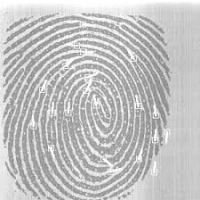
#> input picture database/1.png, 200 x 200 px, found by its file name
$ python main.py
#> lines starting #> are read from the running program, lines starting #| are printed output that depends on the picture; after the words box and inside, x2 and y2 are one past the last pixel; in counts of white or black regions, pixels touching at a corner belong together
### preprocess.py
import numpy as np
from scipy.stats import multivariate_normal
from sklearn.cluster import KMeans
import cv2
np.random.seed(0)

def EM_Segmentation(data, parameters, epsilon):
    mean_1 = parameters['mean_1']
    mean_2 = parameters['mean_2']
    covariance_1 = parameters['covariance_1']
    covariance_2 = parameters['covariance_2']
    mixing_coefficient_1 = parameters['mixing_coefficient_1']
    mixing_coefficient_2 = parameters['mixing_coefficient_2']
    # initialize loglikelihood
    N_1 = multivariate_normal.pdf(data, mean=mean_1, cov=covariance_1, allow_singular=True)
    N_2 = multivariate_normal.pdf(data, mean=mean_2, cov=covariance_2, allow_singular=True)
    sum_ = mixing_coefficient_1 * N_1 + mixing_coefficient_2 * N_2
    last_loglikelihood = sum(np.log(sum_))

    while(1):
        # Expectation Step
        N_1 = multivariate_normal.pdf(data, mean=mean_1, cov=covariance_1, allow_singular=True)
        N_2 = multivariate_normal.pdf(data, mean=mean_2, cov=covariance_2, allow_singular=True)
        sum_ = mixing_coefficient_1 * N_1 + mixing_coefficient_2 * N_2
        responsibility_1 = mixing_coefficient_1 * N_1 / sum_
        responsibility_2 = mixing_coefficient_2 * N_2 / sum_

        # Maximization Step
        mean_1 = np.sum(responsibility_1.reshape([-1,1]) * data, axis=0) / np.sum(responsibility_1)
        mean_2 = np.sum(responsibility_2.reshape([-1,1]) * data, axis=0) / np.sum(responsibility_2)
        covariance_1 = ((data - mean_1).T).dot((data - mean_1) * responsibility_1.reshape([-1,1])) / np.sum(responsibility_1)
        covariance_2 = ((data - mean_2).T).dot((data - mean_2) * responsibility_2.reshape([-1,1])) / np.sum(responsibility_2)
        mixing_coefficient_1 = np.sum(responsibility_1) / len(data)
        mixing_coefficient_2 = np.sum(responsibility_2) / len(data)

        # Evaluate
        N_1 = multivariate_normal.pdf(data, mean=mean_1, cov=covariance_1, allow_singular=True)
        N_2 = multivariate_normal.pdf(data, mean=mean_2, cov=covariance_2, allow_singular=True)
        sum_ = mixing_coefficient_1 * N_1 + mixing_coefficient_2 * N_2
        loglikelihood = sum(np.log(sum_))
        if (np.abs(loglikelihood - last_loglikelihood) < epsilon):
            break
        else:
            last_loglikelihood = loglikelihood

    parameters['mean_1'] = mean_1
    parameters['mean_2'] = mean_2
    parameters['covariance_1'] = covariance_1
    parameters['covariance_2'] = covariance_2
    parameters['mixing_coefficient_1'] = mixing_coefficient_1
    parameters['mixing_coefficient_2'] = mixing_coefficient_2

    return parameters

def segmentation(data, parameters):
    N_1 = multivariate_normal.pdf(data,
                                  mean=parameters['mean_1'],
                                  cov=parameters['covariance_1'],
                                  allow_singular=True)
    N_2 = multivariate_normal.pdf(data,
                                  mean=parameters['mean_2'],
                                  cov=parameters['covariance_2'],
                                  allow_singular=True)
    responsibility_1 = parameters['mixing_coefficient_1'] * N_1
    responsibility_2 = parameters['mixing_coefficient_2'] * N_2

    return responsibility_1 < responsibility_2

def writeToFile(data, indices, height, width):
    foreground_data = data.copy()
    background_data = data.copy()
    mask_data = data.copy()
    # assume the foreground' size is smaller than background's size
    if (sum(indices) > len(indices)/2.):
        fore_index = [not id for id in indices]
        back_index = indices.copy()
    else:
        back_index = [not id for id in indices]
        fore_index = indices.copy()

    background_data[fore_index] = 0.
    foreground_data[back_index] = 0.
    mask_data[fore_index] = 0.
    mask_data[back_index] = 255.

    '''print("start write foreground into image......")
    cv2.imwrite('data/die.jpg', foreground_data.reshape([height, width, -1]))
    print("succeed in saving foreground image into \"./data/foreground.jpg\"")

    print("start write background into image......")
    cv2.imwrite('data/background.jpg', background_data.reshape([height, width, -1]))
    print("succeed in saving background image into \"./data/background.jpg\"")'''

    print("start write mask into image......")
    cv2.imwrite('data/mask.png', mask_data.reshape([height, width, -1]))
    print("succeed in saving mask image into \"./data/mask.png\"")


# destroy all windows command


def initParameters(data):
    kmeans = KMeans(n_clusters=2, random_state=0).fit(data)
    clusters = kmeans.labels_
    centroids = kmeans.cluster_centers_
    parameters = {}
    parameters['mean_1'] = centroids[0]
    parameters['mean_2'] = centroids[1]
    parameters['covariance_1'] = np.cov(data[clusters == 0].transpose())
    parameters['covariance_2'] = np.cov(data[clusters == 1].transpose())
    parameters['mixing_coefficient_1'] = 0.4
    parameters['mixing_coefficient_2'] = 0.6
    return parameters

def Process(data):
    height = data.shape[0]
    width = data.shape[1]
    data = data.reshape([-1, 3])
    init_parameters = initParameters(data)
    final_parameters = EM_Segmentation(data, init_parameters, epsilon=1e-4)
    indices = segmentation(data, final_parameters)
    writeToFile(data, indices, height, width)


### crossing.py
# Metody biometryczne
# Przemyslaw Pastuszka

from PIL import Image, ImageDraw
import utils
import argparse
import math
import os
import cv2

cells = [(-1, -1), (-1, 0), (-1, 1), (0, 1), (1, 1), (1, 0), (1, -1), (0, -1), (-1, -1)]

# [14 lines left out: function minutiae_at, not called in this run]

def calculate_minutiaes(im):
    pixels = utils.load_image(im)
    utils.apply_to_each_pixel(pixels, lambda x: 0.0 if x > 10 else 1.0)

    (x, y) = im.size
    result = im.convert("RGB")

    draw = ImageDraw.Draw(result)

    colors = {"ending" : (150, 0, 0), "bifurcation" : (0, 150, 0)}

    ellipse_size = 2
    for i in range(1, x - 1):
        for j in range(1, y - 1):
            minutiae = minutiae_at(pixels, i, j)
            if minutiae != "none":
                draw.ellipse([(i - ellipse_size, j - ellipse_size), (i + ellipse_size, j + ellipse_size)], outline = colors[minutiae])

    del draw

    return result

### main.py
import numpy as np
from scipy.stats import multivariate_normal
from sklearn.cluster import KMeans
import cv2
import preprocess
import thinning
from PIL import Image, ImageDraw
import utils
import argparse
import math
import os
import crossing


np.random.seed(0)

cells = [(-1, -1), (-1, 0), (-1, 1), (0, 1), (1, 1), (1, 0), (1, -1), (0, -1), (-1, -1)]

def minutiae_at(pixels, i, j):
    values = [pixels[i + k][j + l] for k, l in cells]

    crossings = 0
    for k in range(0, 8):
        crossings += abs(values[k] - values[k + 1])
    crossings /= 2

    if pixels[i][j] == 1:
        if crossings == 1:
            return "ending"
        if crossings == 3:
            return "bifurcation"
    return "none"

def calculate_minutiaes(im):
    pixels = utils.load_image(im)
    utils.apply_to_each_pixel(pixels, lambda x: 0.0 if x > 10 else 1.0)

    (x, y) = im.size
    result = im.convert("RGB")

    draw = ImageDraw.Draw(result)

    colors = {"ending" : (150, 0, 0), "bifurcation" : (0, 150, 0)}

    ellipse_size = 2
    for i in range(1, x - 1):
        for j in range(1, y - 1):
            minutiae = minutiae_at(pixels, i, j)
            if minutiae != "none":
                draw.ellipse([(i - ellipse_size, j - ellipse_size), (i + ellipse_size, j + ellipse_size)], outline = colors[minutiae])

    del draw

    return result

def pixel_is_black(arr, x, y):
    if arr[x, y] == 1:
        return True
    return False

# steps one and two, condition two
def pixel_has_2_to_6_black_neighbors(arr, x, y):
    # pixel values can only be 0 or 1, so simply check if sum of
    # neighbors is between 2 and 6
    if (2 <= arr[x, y-1] + arr[x+1, y-1] + arr[x+1, y] + arr[x+1, y+1] +
        arr[x, y+1] + arr[x-1, y+1] + arr[x-1, y] + arr[x-1, y-1] <= 6):
        return True
    return False

# steps one and two, condition three
def pixel_has_1_white_to_black_neighbor_transition(arr, x, y):
    # neighbors is a list of neighbor pixel values; neighbor P2 appears
    # twice since we will cycle around P1.
    neighbors = [arr[x, y-1], arr[x+1, y-1], arr[x+1, y], arr[x+1, y+1],
                 arr[x, y+1], arr[x, y+1], arr[x-1, y], arr[x-1, y-1],
                 arr[x, y-1]]
    # zip returns iterator of tuples composed of a neighbor and next neighbor
    # we then check if the neighbor and next neighbor is a 0 -> 1 transition
    # finally, we sum the transitions and return True if there is only one
    transitions = sum((a, b) == (0, 1) for a, b in zip(neighbors, neighbors[1:]))
    if transitions == 1:
        return True
    return False

# step one condition four
def at_least_one_of_P2_P4_P6_is_white(arr, x, y):
    # if at least one of P2, P4, or P6 is 0 (white), logic statement will
    # evaluate to false.
    if (arr[x, y-1] and arr[x+1, y] and arr[x, y+1]) == False:
        return True
    return False

# step one condition five
def at_least_one_of_P4_P6_P8_is_white(arr, x, y):
    # if at least one of P4, P6, or P8 is 0 (white), logic statement will
    # evaluate to false.
    if (arr[x+1, y] and arr[x, y+1] and arr[x-1, y]) == False:
        return True
    return False

# step two condition four
def at_least_one_of_P2_P4_P8_is_white(arr, x, y):
    # if at least one of P2, P4, or P8 is 0 (white), logic statement will
    # evaluate to false.
    if (arr[x, y-1] and arr[x+1, y] and arr[x-1, y]) == False:
        return True
    return False

# step two condition five
def at_least_one_of_P2_P6_P8_is_white(arr, x, y):
    # if at least one of P2, P6, or P8 is 0 (white), logic statement will
    # evaluate to false.
    if (arr[x, y-1] and arr[x, y+1] and arr[x-1, y]) == False:
        return True
    return False
	# the thinning algorithm


if __name__ == "__main__":
    image = cv2.imread("data/img/1.png", cv2.IMREAD_COLOR)
#> image is the input picture: shape (200, 200, 3); min 127, max 255, mean 193.8
    print("image is loaded.")
    preprocess.Process(image)
#> in initParameters, `centroids = kmeans.cluster_centers_`: centroids = [[164.5, 164.5, 164.5], [215.1, 215.1, 215.1]]
#> in Process, `init_parameters = initParameters(data)`: init_parameters = 6 items
#> in EM_Segmentation, `mean_1 = parameters['mean_1']`: mean_1 = [164.5, 164.5, 164.5]
#> in EM_Segmentation, `mean_2 = parameters['mean_2']`: mean_2 = [215.1, 215.1, 215.1]
#> in EM_Segmentation, `covariance_1 = parameters['covariance_1']`: covariance_1 = [[135.3, 135.3, 135.3], [135.3, 135.3, 135.3], [135.3, 135.3, 135.3]]
#> in EM_Segmentation, `covariance_2 = parameters['covariance_2']`: covariance_2 = [[296.2, 296.2, 296.2], [296.2, 296.2, 296.2], [296.2, 296.2, 296.2]]
#> in EM_Segmentation, `mixing_coefficient_1 = parameters['mixing_coefficient_1']`: mixing_coefficient_1 = 0.4
#> in EM_Segmentation, `mixing_coefficient_2 = parameters['mixing_coefficient_2']`: mixing_coefficient_2 = 0.6
#> in EM_Segmentation, `last_loglikelihood = sum(np.log(sum_))`: last_loglikelihood = -210862.7
#> the loop in EM_Segmentation, `while(1):` made 45 passes
#> (mean_1, mean_2, covariance_1, mixing_coefficient_1, mixing_coefficient_2, loglikelihood, last_loglikelihood) on passes 15, 31, 35: ([159.8, 159.8, 159.8], [208.7, 208.7, 208.7], [[72.6, 72.6, 72.6], [72.6, 72.6, 72.6], [72.6, 72.6, 72.6]], 0.306, 0.694, -209519.5, -209519.5), ([159.6, 159.6, 159.6], [208.3, 208.3, 208.3], [[69.8, 69.8, 69.8], [69.8, 69.8, 69.8], [69.8, 69.8, 69.8]], 0.298, 0.702, -209515, -209515), ([159.6, 159.6, 159.6], [208.2, 208.2, 208.2], [[69.7, 69.7, 69.7], [69.7, 69.7, 69.7], [69.7, 69.7, 69.7]], 0.298, 0.702, -209515, -209515)
#> (mean_1, mean_2, covariance_2, mixing_coefficient_1, mixing_coefficient_2, loglikelihood, last_loglikelihood) on passes 25, 32: ([159.6, 159.6, 159.6], [208.3, 208.3, 208.3], [[480, 480, 480], [480, 480, 480], [480, 480, 480]], 0.299, 0.701, -209515.1, -209515.1), ([159.6, 159.6, 159.6], [208.3, 208.3, 208.3], [[482, 482, 482], [482, 482, 482], [482, 482, 482]], 0.298, 0.702, -209515, -209515)
#> in Process, `final_parameters = EM_Segmentation(data, init_parameters, epsilon=1e-4)`: final_parameters = 6 items
#> in writeToFile, `fore_index = [not id for id in indices]`: fore_index = 40000 items
#> in writeToFile, `cv2.imwrite('data/mask.png', mask_data.reshape([height, width, -1]))`:
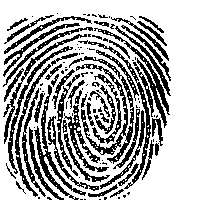
#> saved as mask.png: shape (200, 200, 3); 67.7% white; 119 black regions (65 under 20 px), largest, box (x1, y1, x2, y2) and area: (69, 56, 134, 164) 1164, (34, 85, 86, 200) 808, (94, 28, 170, 128) 721
img = cv2.imread('data/mask.png', 0)# 0 = grayscale
retval, orig_thresh = cv2.threshold(img, 0, 255, cv2.THRESH_BINARY)
bin_thresh = (orig_thresh == 0).astype(int)
thinned_thresh = bin_thresh.copy()

# if the thinned threshold reaches a steady state, we'll break out of the loop
while 1:
    # make a copy of the thinned threshold array to check for changes
    thresh_copy = thinned_thresh.copy()
    # step one
    pixels_meeting_criteria = []
    # check all pixels except for border and corner pixels
    # if a pixel meets all criteria, add it to pixels_meeting_criteria list
    for i in range(1, thinned_thresh.shape[0] - 1):
        for j in range(1, thinned_thresh.shape[1] - 1):
            if (pixel_is_black(thinned_thresh, i, j) and
                pixel_has_2_to_6_black_neighbors(thinned_thresh, i, j) and
                pixel_has_1_white_to_black_neighbor_transition(thinned_thresh, i, j) and
                at_least_one_of_P2_P4_P6_is_white(thinned_thresh, i, j) and
                at_least_one_of_P4_P6_P8_is_white(thinned_thresh, i, j)):
                pixels_meeting_criteria.append((i, j))

    # change noted pixels in thinned threshold array to 0 (white)
    for pixel in pixels_meeting_criteria:
        thinned_thresh[pixel] = 0

    # step two
    pixels_meeting_criteria = []
    # check all pixels except for border and corner pixels
    # if a pixel meets all criteria, add it to pixels_meeting_criteria list
    for i in range(1, thinned_thresh.shape[0] - 1):
        for j in range(1, thinned_thresh.shape[1] - 1):
            if (pixel_is_black(thinned_thresh, i, j) and
                pixel_has_2_to_6_black_neighbors(thinned_thresh, i, j) and
                pixel_has_1_white_to_black_neighbor_transition(thinned_thresh, i, j) and
                at_least_one_of_P2_P4_P8_is_white(thinned_thresh, i, j) and
                at_least_one_of_P2_P6_P8_is_white(thinned_thresh, i, j)):
                pixels_meeting_criteria.append((i, j))

    # change noted pixels in thinned threshold array to 0 (white)
    for pixel in pixels_meeting_criteria:
        thinned_thresh[pixel] = 0

    # if the latest iteration didn't make any difference, exit loop
    if np.all(thresh_copy == thinned_thresh) == True:
        break
#> this loop made 8 passes
#> pass 2, `thresh_copy = thinned_thresh.copy()`:
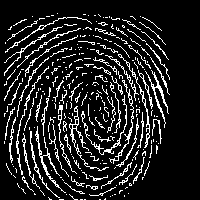
#> thresh_copy: shape (200, 200) int64; values 0 (black) and 1 (white), 13.6% white in thin lines or dots, all inside (x1, y1, x2, y2) = (4, 13, 170, 200)
#> pass 3, `thresh_copy = thinned_thresh.copy()`:
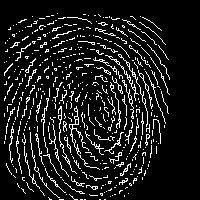
#> thresh_copy: shape (200, 200) int64; values 0 (black) and 1 (white), 11% white in thin lines or dots, all inside (x1, y1, x2, y2) = (4, 13, 170, 200)
#> after the loop:
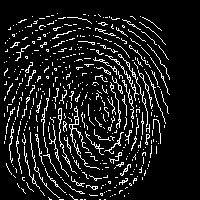
#> thinned_thresh: shape (200, 200) int64; values 0 (black) and 1 (white), 10.8% white in thin lines or dots, all inside (x1, y1, x2, y2) = (4, 13, 170, 200)

# convert all ones (black pixels) to zeroes, and all zeroes (white pixels) to ones
thresh = (thinned_thresh == 0).astype(np.uint8)
# convert ones to 255 (white)
thresh *= 255

# display original and thinned images
#cv2.imshow('original image', orig_thresh)
#cv2.imshow('thinned image', thresh)
cv2.imwrite('data/thinn55.png',thresh)
cv2.imshow('thinned image', thresh)
im = Image.open('data/thinn55.png')
#im = Image.open('po.gif')
#im = im.imread('data/thinn.jpg', 0)
im = im.convert("L")  # covert to grayscale
crossing.calculate_minutiaes(im)
#> (the call stopped at in calculate_minutiaes, `pixels = utils.load_image(im)`: utils is not available in this run)
#> (the run stopped early here; a loop or call above may not have finished)
